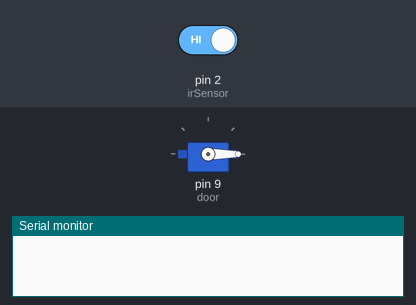
Recording of a sketch running on a simulated Arduino Uno, built with avr-gcc and run on an emulated ATmega328P. Parts: servo, the last lines printed to the serial monitor. Inputs (shaded band) come from the test bench; at power-on: pin 2 (irSensor) HIGH.

Above: at 1.2 s.
1.3 s: pin 2 (irSensor) driven LOW
At 1.6 s:
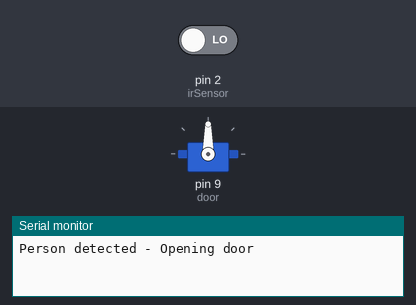
2.8 s: pin 2 (irSensor) driven HIGH
At 5.1 s:
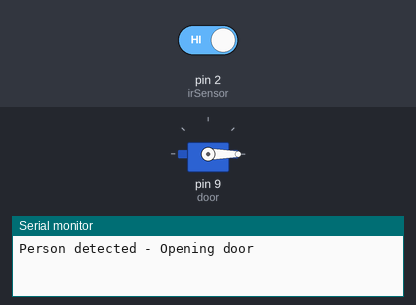
Timing chart, 0 to 6.6 s (numbered marks = the images above; inputs shaded):
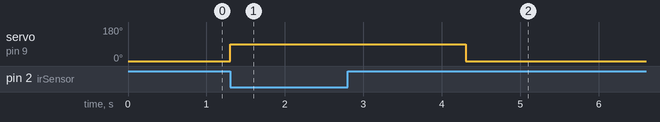

Measured:
- after the input at 1.3 s, servo on pin 9 (door): 0° → 90° at once
- after the input at 2.8 s, servo on pin 9 (door): 90° → 0° after 1.5 s

The sketch:

week11.ino
```cpp
#include <Servo.h>

Servo door;
int irSensor = 2;

void setup() {
  pinMode(irSensor, INPUT);
  door.attach(9);
  Serial.begin(9600);
}

void loop() {
  int state = digitalRead(irSensor);

  if (state == LOW) {
    Serial.println("Person detected - Opening door");
    door.write(90); // open
    delay(3000);
  } else {
    door.write(0); // close
  }
}
```
